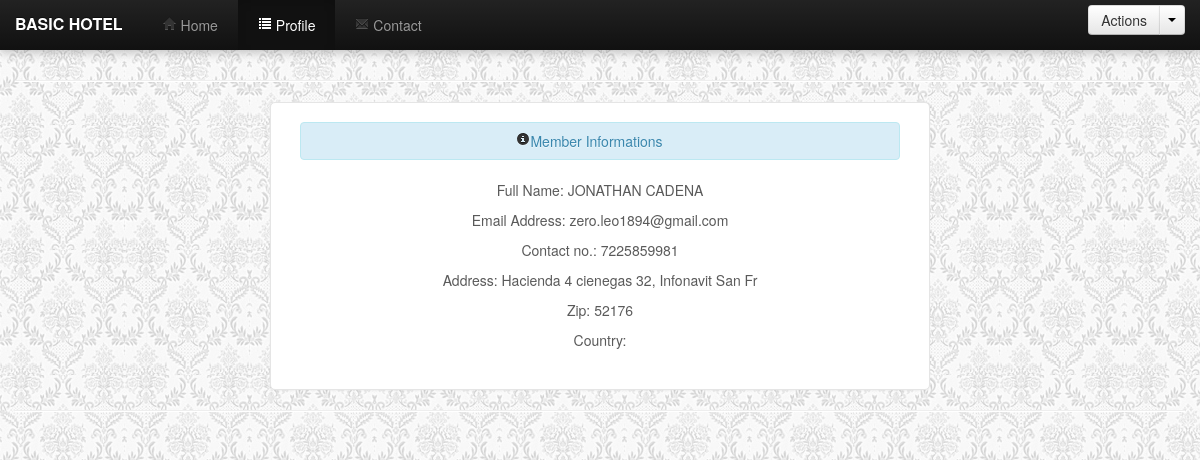
The app's page /hotel1/profile.php (signed in) with its own data.
### tables this page shows
CREATE TABLE IF NOT EXISTS `tb_member` (
`memberID` int(15) NOT NULL,
  `username` varchar(40) NOT NULL,
  `firstname` varchar(40) NOT NULL,
  `lastname` varchar(40) NOT NULL,
  `email` varchar(40) NOT NULL,
  `password` varchar(40) NOT NULL,
  `contact_number` varchar(40) NOT NULL,
  `address` varchar(40) NOT NULL,
  `zip` int(40) NOT NULL,
  `country` varchar(40) NOT NULL
);

### hotel1/session.php (called while the page is built, shortened)
<?php
        $session_id=$_SESSION['id'];
?>

### hotel1/profile.php (the view, shortened to what this page needs)
<?php include('header.php');?>
<?php include('session.php'); ?>
	<link href="gallery/jquery-photo-gallery/jquery-photo-gallery/css/prettyPhoto.css" rel="stylesheet" type="text/css" />
  </head>
  <body>
     <div class="navbar navbar-inverse navbar-fixed-top">
      <div class="navbar-inner">
        <div class="container">
          <a class="brand" href="#">BASIC HOTEL</a>
          <div class="nav-collapse collapse">
            <ul class="nav">
              <li><a href="member.php"><i class="icon-home"></i> Home</a></li>
              <li class="active"><a href="profile.php"><i class="icon-list"></i> Profile</a></li>
              <li><a href="contact.php"><i class="icon-envelope"></i> Contact</a></li>
            </ul>
            <form class="navbar-form pull-right">
            <div class="btn-group">
  					<button type="submit" class="btn">Actions</button>
  					<button class="btn dropdown-toggle" data-toggle="dropdown">
    				<span class="caret"></span>
  					</button>
			</div>
            </form>
          </div>
        </div>
      </div>
    </div>
    <div class="container">
	<hr>
      <div class="form-signin">
          <div align="center" class="alert alert-info"><i class="icon-info-sign"></i>Member Informations</div>
          <div class="row-fluid">
          	<div class="control-group">
            	<div class="controls">
                    <div align="center">
                    	<?php
						$query = mysql_query("select * from tb_member where memberID = '$session_id'") or die (mysql_error());
						while($row = mysql_fetch_array($query)){
						?>
                 <p>Full Name: <?php echo $row['firstname']." ". $row['lastname']?></p>
                 <p>Email Address: <?php echo $row['email']?></p>
                 <p>Contact no.: <?php echo $row['contact_number']?></p>
                 <p>Address: <?php echo $row['address']?></p>
                 <p>Zip: <?php echo $row['zip']?></p>
                 <p>Country: <?php echo $row['country']?></p>
                	</div>
                    <?php }?>
          		</div>
            </div>
          </div>
      </div>
    <hr>
    </div>
  </body>
</html>

### hotel1/header.php (style rules this page uses)
body { padding-bottom: 40px; color: #5a5a5a; padding-top: 60px; background-image:url(media/bg.png); }
.navbar .navbar-inner { border: 0; -webkit-box-shadow: 0 2px 10px rgba(0,0,0,.25); -moz-box-shadow: 0 2px 10px rgba(0,0,0,.25); box-shadow: 0 2px 10px rgba(0,0,0,.25); }
.navbar .brand { padding: 14px 20px 16px; font-size: 16px; font-weight: bold; text-shadow: 0 -1px 0 rgba(0,0,0,.5); }
.navbar .nav > li > a { padding: 15px 20px; }

### hotel1/profile.php (style rules this page uses)
.form-signin { max-width: 600px; padding: 19px 29px 29px; margin: 0 auto 20px; background-color: #fff; border: 1px solid #e5e5e5; -webkit-border-radius: 5px; -moz-border-radius: 5px; border-radius: 5px; -webkit-box-shadow: 0 1px 2px rgba(0,0,0,.05); -moz-box-shadow: 0 1px 2px rgba(0,0,0,.05); box-shadow: 0 1px 2px rgba(0,0,0,.05); }

### records on screen
tb_member: firstname "JONATHAN", lastname "CADENA", email "zero.leo1894@gmail.com", contact_number "7225859981", address "Hacienda 4 cienegas 32, Infonavit San Fr", zip "52176"
